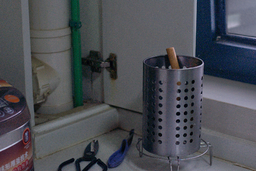
#> input picture Model 2/demo/Enhanced/111_DUAL_g0.6_l0.15.png, 256 x 171 px, shrunk from 600 x 400 before the run, given as the content of the folder /content/low, which was not available
$ jupyter execute Model_2.ipynb   (shell and % lines are left out)   (older library calls are emulated)   (text cells are left out)
#> lines starting #> are read from the running program, lines starting #| are printed output that depends on the picture; long printed decimals are rounded; pictures that were not available may be replaced by others from this repository, and a replacement may not be noted
[cell 1]
import os
import glob
import argparse
import numpy as np
import cv2
from tqdm import tqdm
from scipy.spatial import distance
from scipy.ndimage.filters import convolve
from scipy.sparse import diags, csr_matrix
from scipy.sparse.linalg import spsolve

[cell 2]
def get_sparse_neighbor(p: int, n: int, m: int):
    """Returns a dictionary of 4-neighbors of `p` in a sparse matrix."""
    i, j = p // m, p % m
    d = {}
    if i - 1 >= 0:
        d[(i - 1) * m + j] = (i - 1, j, 0)
    if i + 1 < n:
        d[(i + 1) * m + j] = (i + 1, j, 0)
    if j - 1 >= 0:
        d[i * m + j - 1] = (i, j - 1, 1)
    if j + 1 < m:
        d[i * m + j + 1] = (i, j + 1, 1)
    return d

[cell 3]
def create_spacial_affinity_kernel(spatial_sigma: float, size: int = 15):
    kernel = np.zeros((size, size))
    for i in range(size):
        for j in range(size):
            kernel[i, j] = np.exp(-0.5 * (distance.euclidean((i, j), (size // 2, size // 2)) ** 2) / (spatial_sigma ** 2))
    return kernel


def compute_smoothness_weights(L, x, kernel, eps=1e-3):
    Lp = cv2.Sobel(L, cv2.CV_64F, int(x == 1), int(x == 0), ksize=1)
    T = convolve(np.ones_like(L), kernel, mode='constant')
    T = T / (np.abs(convolve(Lp, kernel, mode='constant')) + eps)
    return T / (np.abs(Lp) + eps)


def refine_illumination_map_linear(L, gamma, lambda_, kernel, eps=1e-3):
    wx = compute_smoothness_weights(L, x=1, kernel=kernel, eps=eps)
    wy = compute_smoothness_weights(L, x=0, kernel=kernel, eps=eps)

    n, m = L.shape
    L_1d = L.copy().flatten()

    row, column, data = [], [], []
    for p in range(n * m):
        diag = 0
        for q, (k, l, x) in get_sparse_neighbor(p, n, m).items():
            weight = wx[k, l] if x else wy[k, l]
            row.append(p)
            column.append(q)
            data.append(-weight)
            diag += weight
        row.append(p)
        column.append(p)
        data.append(diag)
    F = csr_matrix((data, (row, column)), shape=(n * m, n * m))

    Id = diags([np.ones(n * m)], [0])
    A = Id + lambda_ * F
    L_refined = spsolve(csr_matrix(A), L_1d, permc_spec=None, use_umfpack=True).reshape((n, m))

    return np.clip(L_refined, eps, 1) ** gamma


def correct_underexposure(im, gamma, lambda_, kernel, eps=1e-3):
    L = np.max(im, axis=-1)
    L_refined = refine_illumination_map_linear(L, gamma, lambda_, kernel, eps)
    L_refined_3d = np.repeat(L_refined[..., None], 3, axis=-1)
    return im / L_refined_3d


def enhance_image_exposure(im, gamma, lambda_, dual=True, sigma=3, bc=1, bs=1, be=1, eps=1e-3):
    kernel = create_spacial_affinity_kernel(sigma)
    im_normalized = im.astype(float) / 255.
    under_corrected = correct_underexposure(im_normalized, gamma, lambda_, kernel, eps)

    if dual:
        inv_im_normalized = 1 - im_normalized
        over_corrected = 1 - correct_underexposure(inv_im_normalized, gamma, lambda_, kernel, eps)
        merge_mertens = cv2.createMergeMertens(bc, bs, be)
        images = [np.clip(x * 255, 0, 255).astype("uint8") for x in [im_normalized, under_corrected, over_corrected]]
        im_corrected = merge_mertens.process(images)
    else:
        im_corrected = under_corrected

    return np.clip(im_corrected * 255, 0, 255).astype("uint8")

[cell 4]
def process_images(args):
    imdir = args.folder
    if not os.path.exists(imdir):
        os.makedirs(imdir)

    ext = ['png', 'jpg', 'bmp']
    files = []
    [files.extend(glob.glob(imdir + '*.' + e)) for e in ext]
    images = [cv2.imread(file) for file in files]
#> images = 1 item

    directory = os.path.join(imdir, "/content/enhanced")
    if not os.path.exists(directory):
        os.makedirs(directory)

    for i, image in tqdm(enumerate(images), desc="Enhancing images"):
        enhanced_image = enhance_image_exposure(image, args.gamma, args.lambda_, not args.lime,
                                                sigma=args.sigma, bc=args.bc, bs=args.bs, be=args.be, eps=args.eps)
        filename = os.path.basename(files[i])
        # name, ext = os.path.splitext(filename)
        # method = "LIME" if args.lime else "DUAL"
        # corrected_name = f"{name}_{method}_g{args.gamma}_l{args.lambda_}{ext}"
        cv2.imwrite(os.path.join(directory, filename), enhanced_image)
#> this loop made 1 pass
#> pass 1, in correct_underexposure, `L = np.max(im, axis=-1)`:
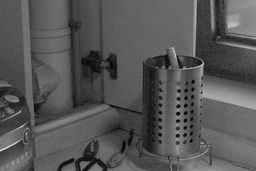
#> L: shape (171, 256) float64; min 0, max 0.875, mean 0.338
#> pass 1, in compute_smoothness_weights, `Lp = cv2.Sobel(L, cv2.CV_64F, int(x == 1), int(x == 0), ksize=1)`:
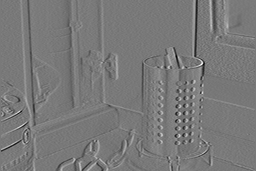
#> Lp: shape (171, 256) float64; min -0.639, max 0.706, mean 0.000963; drawn with min black and max white
#> pass 1, in compute_smoothness_weights, `T = convolve(np.ones_like(L), kernel, mode='constant')`:
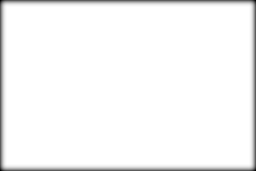
#> T: shape (171, 256) float64; min 17.76, max 55.2, mean 54; drawn with min black and max white

[cell 5]
args = argparse.Namespace(
    folder="/content/low/",
    gamma=0.6,
    lambda_=0.15,
    lime=False,
    sigma=3,
    bc=1,
    bs=1,
    be=1,
    eps=1e-3
)

process_images(args)

[cell 6]
import os
import glob
import cv2
import matplotlib.pyplot as plt

[cell 7]
def load_image(image_path):
    """Load an image and convert it to RGB format for correct display in Matplotlib."""
#> called with image_path = '_only/111_DUAL_g0.6_l0.15.png'
    if not os.path.exists(image_path):
        print(f"Image not found: {image_path}")
        return None

    image = cv2.imread(image_path)  # Read image
#> image is the input picture: shape (171, 256, 3); mean B, G, R 83.8, 77.4, 75
    image = cv2.cvtColor(image, cv2.COLOR_BGR2RGB)  # Convert BGR to RGB
    return image

[cell 8]
def display_images(input_path, enhanced_path, high_path):
    """Display input and enhanced images side by side."""
    input_image = load_image(input_path)
    enhanced_image = load_image(enhanced_path)
#> in load_image (call 2), `image = cv2.imread(image_path)`:
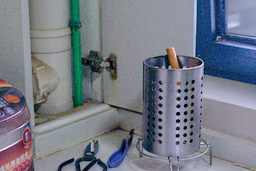
#> image: shape (171, 256, 3); mean B, G, R 134.8, 123.1, 117.5
    high_image = load_image(high_path)

    if input_image is None or enhanced_image is None or high_image is None:
        return

    # Create a side-by-side plot
    fig, ax = plt.subplots(1, 3, figsize=(18, 6))

    ax[0].imshow(input_image)
    ax[0].set_title("Low Light Image")
    ax[0].axis("off")

    ax[1].imshow(enhanced_image)
    ax[1].set_title("Enhanced Image")
    ax[1].axis("off")

    ax[2].imshow(high_image)
    ax[2].set_title("Ground Truth")
    ax[2].axis("off")

    plt.show()

[cell 9]
def process_and_display_images(input_folder, output_folder, high_folder):
    """Find input images in input_folder, locate their enhanced versions in output_folder, and display them."""

    ext = ['png', 'jpg', 'bmp']
    input_files = []
    [input_files.extend(glob.glob(os.path.join(input_folder, f'*.{e}'))) for e in ext]

    if not input_files:
        print("No images found in the input folder.")
        return

    for input_file in input_files:
        filename = os.path.basename(input_file)

        # Look for the enhanced image in the output folder
        enhanced_file = os.path.join(output_folder, filename)

        high_file = os.path.join(high_folder, filename)

        if os.path.exists(enhanced_file) and os.path.exists(high_file):
            display_images(input_file, enhanced_file, high_file)
        else:
            print(f"Enhanced image or high-quality image not found for {filename}")

[cell 10]
process_and_display_images(input_folder="/content/low/", output_folder="/content/enhanced/", high_folder="/content/high/")

[cell 11]
import os
import glob
import cv2
import numpy as np
import pandas as pd
import matplotlib.pyplot as plt
from skimage.metrics import structural_similarity as ssim

[cell 12]
# Function to compute PSNR
def calculate_psnr(ref, img):
    """
    Calculate the Peak Signal-to-Noise Ratio (PSNR) between two images.

    Parameters:
        ref: The first image as a NumPy array.
        img: The second image as a NumPy array.

    Returns:
        psnr: The PSNR value in decibels (dB).
    """
    mse = np.mean((ref - img) ** 2)
    if mse == 0:
        return 100  # Perfect match
    max_pixel = 255.0
    return 10 * np.log10((max_pixel ** 2) / mse)

[cell 13]
# Function to compute SSIM
def calculate_ssim(ref, img):
    """
    Calculate the Structural Similarity Index (SSIM) between two images.

    Parameters:
        ref: The first image as a NumPy array.
        img: The second image as a NumPy array.

    Returns:
        ssim_value: The SSIM value (ranges from -1 to 1).
    """
    return ssim(ref, img, channel_axis=-1)

[cell 14]
def evaluate_images(low_folder, enhanced_folder, high_folder):
    """Evaluate image quality metrics for all images in a folder and compute average results."""
#> called with low_folder = '/content/low/', enhanced_folder = '/content/enhanced/', high_folder = '/content/high/'

    ext = ['png', 'jpg', 'bmp']
    low_images = []
    [low_images.extend(glob.glob(os.path.join(low_folder, f'*.{e}'))) for e in ext]

    if not low_images:
        print("No images found in the low-light folder.")
        return

    results = []

    for low_file in low_images:
        filename = os.path.basename(low_file)

        # Find corresponding enhanced image
        enhanced_file = os.path.join(enhanced_folder, filename)  # Adjust pattern if needed
        # Find corresponding high-quality (ground truth) image
        high_file = os.path.join(high_folder, filename)

        if os.path.exists(enhanced_file) and os.path.exists(high_file):
            # Load images
            enhanced_img = cv2.imread(enhanced_file)
            high_img = cv2.imread(high_file)

            # Compute quality metrics
            psnr_value = calculate_psnr(high_img, enhanced_img)
            ssim_value = calculate_ssim(high_img, enhanced_img)

            # Store results
            results.append({"Image": filename, "PSNR (dB)": psnr_value, "SSIM": ssim_value})
        else:
            print(f"Matching image not found for {filename}")

    # Convert results to a DataFrame
    df = pd.DataFrame(results)

    # Compute the average values
    avg_psnr = df["PSNR (dB)"].mean()
    avg_ssim = df["SSIM"].mean()

    print("\n📊 **Evaluation Results:**")
    print(df)
#|                      Image  PSNR (dB)     SSIM
#| 0  111_DUAL_g0.6_l0.15.png  27.324  0.8176
    print("\n📌 **Overall Average Metrics:**")
    print(f"🔹 Average PSNR: {avg_psnr:.4f} dB")
#| 🔹 Average PSNR: 27.3240 dB
    print(f"🔹 Average SSIM: {avg_ssim:.4f}")
#| 🔹 Average SSIM: 0.8176

$ run again, on Model 2/demo/Enhanced/2_DUAL_g0.6_l0.15.bmp
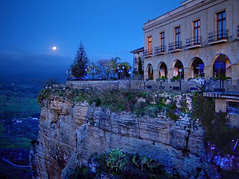
#> input picture Model 2/demo/Enhanced/2_DUAL_g0.6_l0.15.bmp, 239 x 179 px, shrunk from 560 x 420 before the run, given as the content of the folder /content/low, which was not available
#> images = 1 item
#> the loop in process_images, `for i, image in tqdm(enumerate(images), desc="Enhancing images"):` made 1 pass
#> pass 1, in compute_smoothness_weights, `Lp = cv2.Sobel(L, cv2.CV_64F, int(x == 1), int(x == 0), ksize=1)`:
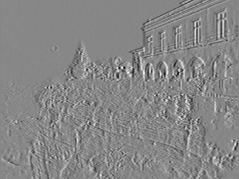
#> Lp: shape (179, 239) float64; min -0.886, max 0.788, mean -0.000569; drawn with min black and max white
#> in load_image, image is the input picture: shape (179, 239, 3); mean B, G, R 127.7, 74.8, 47.2
#> in load_image (call 2), `image = cv2.imread(image_path)`:
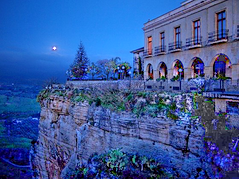
#> image: shape (179, 239, 3); mean B, G, R 157.3, 89.5, 57.2
#|                    Image  PSNR (dB)      SSIM
#| 0  2_DUAL_g0.6_l0.15.bmp  28.549  0.9083
#| 🔹 Average PSNR: 28.5491 dB
#| 🔹 Average SSIM: 0.9083
